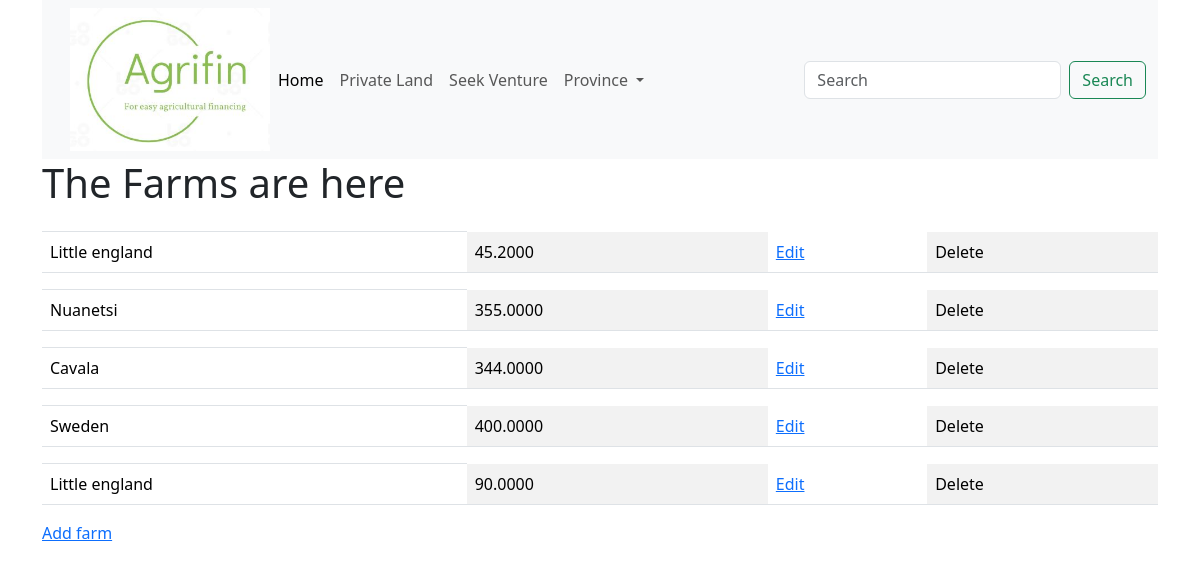
/farms/, run on the app's committed database.
### farmersapp/models.py (models this page shows, shortened)
class Farm(models.Model):
    tenure = (
   ('Off','Offer Letter'),
   ('99','99-Year Lease'),
   ('A1','A1 Permit'),
   ('AP', 'A1 Temporal Permit'),
   ('A2','A2 Permit'),
   ('Ttl','Title Deed'),
   ('DG','Deed of Grant'),
   ('CCT','Certificate of Consolidated Title'),
   )
    water = (
   ('D','Dam'),
   ('R','River'),
   ('B','Borehole'),
   ('W', 'Weir'),
   ('Wl','Well'),
   ('N','None'),
   )
    province = (
   ('MTN','Matabeleland North'),
   ('MTS','Matabeleland South'),
   ('MSE','Mashonaland East'),
   ('MSW','Mashonaland West'),
   ('MSC','Mashonaland Central'),
   ('MAN','Manicaland'),
    ('MSV','Masvingo'),
    ('MID','Midlands'),
    ('HRE','Harare'),
    ('BYO','Bulawayo'),
   )
    farmer = models.ForeignKey(Farmer,on_delete = models.CASCADE)
    farm_name = models.CharField(max_length=500)
    plot_number = models.CharField(max_length=250,null=True, blank=True)
    extend = models.DecimalField(max_digits= 10,decimal_places= 4)
    district = models.CharField(max_length=20)
    province = models.CharField(max_length=250,choices=province)
    ward = models.CharField(max_length=10,null=True, blank=True)
    tenure_type = models.CharField(max_length=50,choices=tenure)
    irrigation =models.CharField(max_length=250,null= True,choices=(('Y','Yes'),('N','No')))
    water_availability  = models.CharField(max_length=250,choices=water)
    id = models.UUIDField(default=uuid.uuid1,unique=True,primary_key=True,editable=False)

### farmersapp/views.py (the view)
# urls.py: path("farms/",views.farms,name="farms"),
def farms(request):
    mfarms = Farm.objects.all()
    context = {'mfarms': mfarms}
    return render(request,'farms.html',context)

### farmersapp/templates/farms.html (shortened to what this page needs)
{%extends 'main.html'%}
  {% load bootstrap5 %}
{%block content%}
<h1>The Farms are here</h1>
<table class="table table-striped-columns">
  {%for farm in mfarms%}
  <th></th>
  <tr>
  <td>{{farm.farm_name}}</td>
  <td>{{farm.extend}}</td>
  <td><a href="{%url 'createfarm'%}">Edit</a></td>
  <td><a>Delete</a></td>
</tr>
  {%endfor%}
</table>
<a href = "{% url 'createfarm'%}">Add farm</a>
{%endblock%}

### data on the page
Farm: farm_name "Little england", extend "45.2000"
Farm: farm_name "Nuanetsi", extend "355.0000"
Farm: farm_name "Cavala", extend "344.0000"
Farm: farm_name "Sweden", extend "400.0000"
Farm: farm_name "Little england", extend "90.0000"
